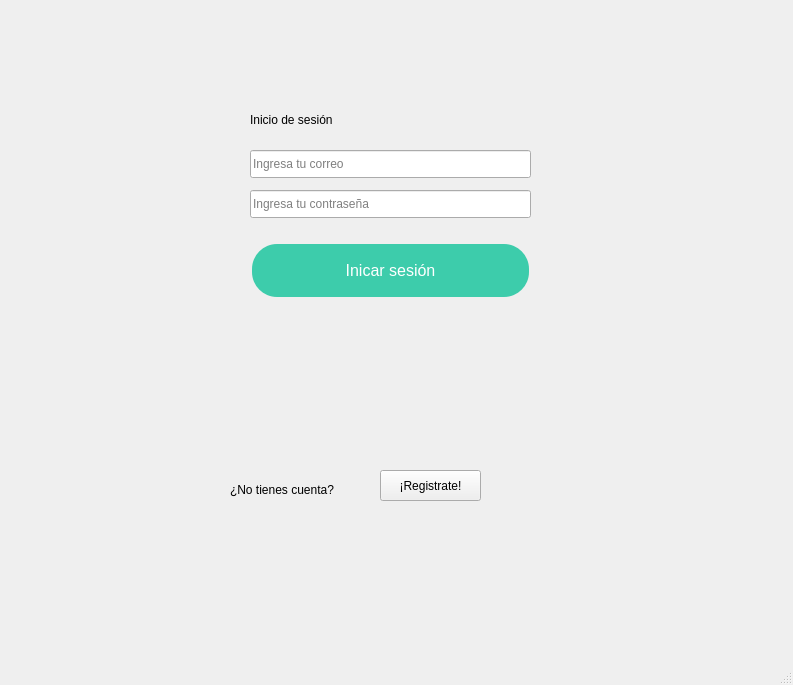
<?xml version="1.0" encoding="UTF-8"?>
<ui version="4.0">
 <class>MainWindow</class>
 <widget class="QMainWindow" name="MainWindow">
  <property name="geometry">
   <rect>
    <x>0</x>
    <y>0</y>
    <width>793</width>
    <height>685</height>
   </rect>
  </property>
  <property name="windowTitle">
   <string>MainWindow</string>
  </property>
  <property name="styleSheet">
   <string notr="true"/>
  </property>
  <widget class="QWidget" name="centralwidget">
   <widget class="QPushButton" name="boton_prueba">
    <property name="geometry">
     <rect>
      <x>250</x>
      <y>240</y>
      <width>281</width>
      <height>61</height>
     </rect>
    </property>
    <property name="styleSheet">
     <string notr="true">QPushButton {
    background-color: #3dccab;
    border: none;
    color: white;
    padding: 15px 32px;
    text-align: center;
    text-decoration: none;
    display: inline-block;
    font-size: 16px;
    margin: 4px 2px;
    cursor: pointer;
    border-radius: 25px; /* Bordes bastante redondeados */
    box-shadow: 0 4px 8px rgba(0, 0, 0, 0.2); /* Sombra de fondo */
    transition: background-color 0.3s; /* Transición suave para el efecto hover */
}

QPushButton:hover {
    background-color: #35b197; /* Color oscurecido */
}</string>
    </property>
    <property name="text">
     <string>Inicar sesión</string>
    </property>
   </widget>
   <widget class="QLineEdit" name="input_email">
    <property name="geometry">
     <rect>
      <x>250</x>
      <y>150</y>
      <width>281</width>
      <height>28</height>
     </rect>
    </property>
    <property name="placeholderText">
     <string>Ingresa tu correo</string>
    </property>
   </widget>
   <widget class="QLabel" name="texto_error">
    <property name="geometry">
     <rect>
      <x>250</x>
      <y>340</y>
      <width>231</width>
      <height>61</height>
     </rect>
    </property>
    <property name="styleSheet">
     <string notr="true">QLabel {
	font: 12pt &quot;Sitka Banner&quot;;
	color: rgb(255,0,0)
	
}</string>
    </property>
    <property name="text">
     <string/>
    </property>
   </widget>
   <widget class="QLineEdit" name="input_pass">
    <property name="enabled">
     <bool>true</bool>
    </property>
    <property name="geometry">
     <rect>
      <x>250</x>
      <y>190</y>
      <width>281</width>
      <height>28</height>
     </rect>
    </property>
    <property name="font">
     <font>
      <pointsize>9</pointsize>
     </font>
    </property>
    <property name="text">
     <string/>
    </property>
    <property name="echoMode">
     <enum>QLineEdit::Password</enum>
    </property>
    <property name="cursorPosition">
     <number>0</number>
    </property>
    <property name="dragEnabled">
     <bool>false</bool>
    </property>
    <property name="readOnly">
     <bool>false</bool>
    </property>
    <property name="placeholderText">
     <string>Ingresa tu contraseña</string>
    </property>
   </widget>
   <widget class="QLabel" name="label">
    <property name="geometry">
     <rect>
      <x>250</x>
      <y>110</y>
      <width>171</width>
      <height>20</height>
     </rect>
    </property>
    <property name="styleSheet">
     <string notr="true"/>
    </property>
    <property name="text">
     <string>Inicio de sesión</string>
    </property>
   </widget>
   <widget class="QLabel" name="label_2">
    <property name="geometry">
     <rect>
      <x>230</x>
      <y>480</y>
      <width>131</width>
      <height>20</height>
     </rect>
    </property>
    <property name="text">
     <string>¿No tienes cuenta?</string>
    </property>
   </widget>
   <widget class="QPushButton" name="boton_registro">
    <property name="geometry">
     <rect>
      <x>380</x>
      <y>470</y>
      <width>101</width>
      <height>31</height>
     </rect>
    </property>
    <property name="text">
     <string>¡Registrate!</string>
    </property>
   </widget>
  </widget>
  <widget class="QMenuBar" name="menubar">
   <property name="geometry">
    <rect>
     <x>0</x>
     <y>0</y>
     <width>793</width>
     <height>25</height>
    </rect>
   </property>
  </widget>
  <widget class="QStatusBar" name="statusbar"/>
 </widget>
 <resources/>
 <connections/>
</ui>
